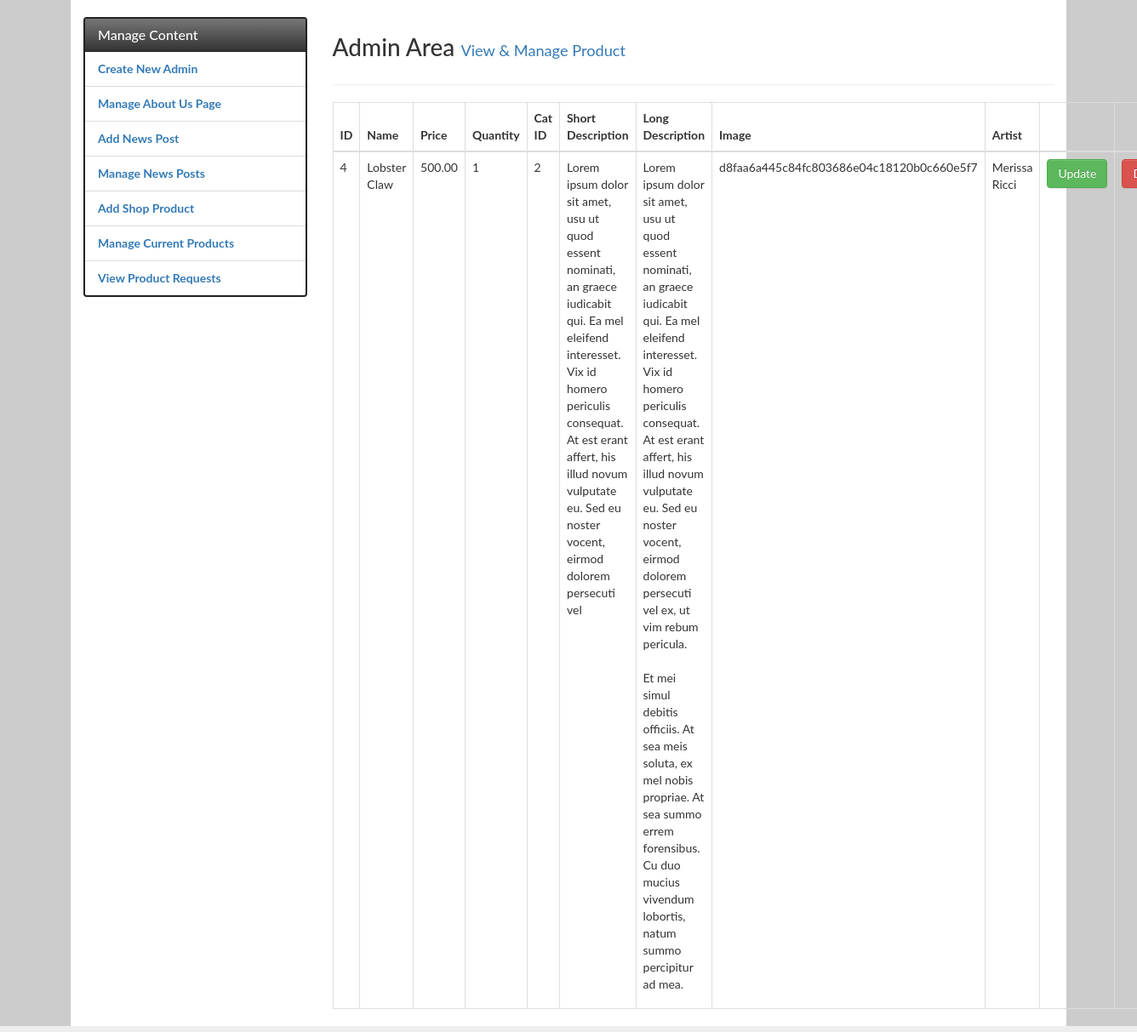
Page /admin/view_product.php?productID=4 on the committed database.
### tables this page shows
CREATE TABLE `products` (
  `productID` int(11) NOT NULL,
  `productName` varchar(100) NOT NULL,
  `productPrice` decimal(15,2) NOT NULL,
  `productQuantity` int(4) DEFAULT NULL,
  `productCategoryID` int(11) NOT NULL,
  `productShortDescription` varchar(250) NOT NULL,
  `productLongDescription` varchar(1000) DEFAULT NULL,
  `productImage` varchar(255) DEFAULT NULL,
  `productImageExt` varchar(5) NOT NULL,
  `productArtist` varchar(100) DEFAULT NULL
);

### admin/functions/product_functions.php (called while the page is built, shortened)
<?php
function viewOneProduct($productID) {
    $db = getDatabase();
    $stmt = $db->prepare("SELECT * FROM products WHERE productID = :productID");
    $binds = array(
        ":productID" => $productID
    );
    $result = array();
    if ($stmt->execute($binds) && $stmt->rowCount() > 0) {
        $result = $stmt->fetch(PDO::FETCH_ASSOC);
    }
    return $result;
}

### admin/view_product.php (the view, shortened to what this page needs)
<!DOCTYPE html>
<html lang="en">
<head>
    <link href="https://cdnjs.cloudflare.com/ajax/libs/font-awesome/4.7.0/css/font-awesome.min.css" rel="stylesheet" />
    <link href="../bower_components/bootstrap/dist/css/bootstrap-theme.min.css" rel="stylesheet" />
    <link href="../bower_components/bootstrap/dist/css/bootstrap.min.css" rel="stylesheet" />
    <link href="../bower_components/normalize-css/normalize.css" rel="stylesheet" />
    <link href="../css/main.css" rel="stylesheet" type="text/css" />
    <link href="css/admin.css" rel="stylesheet" type="text/css" />
</head>
<body>
    <?php
    include 'functions/product_functions.php';
    $productID = filter_input(INPUT_GET, 'productID');
    $result = viewOneProduct($productID);
    ?>
    <div class="mainContent">
        <div class="container main">
            <div class="row">
                <?php include 'admin_panel.php'; ?>
                <div class="col-md-9">
                    <div class="page-header">
                        <h1>Admin Area <small class="text-primary">View & Manage Product</small></h1>
                    </div>
                    <table class="table table-bordered table-hover table-responsive">
                        <thead>
                            <tr>
                                <th>ID</th>
                                <th>Name</th>
                                <th>Price</th>
                                <th>Quantity</th>
                                <th>Cat ID</th>
                                <th>Short Description</th>
                                <th>Long Description</th>
                                <th>Image</th>
                                <th>Artist</th>
                                <th></th>
                                <th></th>
                            </tr>
                        </thead>
                        <tbody>
                            <tr>
                                <td><?php echo $result['productID']; ?></td>
                                <td><?php echo $result['productName']; ?></td>
                                <td><?php echo $result['productPrice']; ?></td>
                                <td><?php echo $result['productQuantity']; ?></td>
                                <td><?php echo $result['productCategoryID']; ?></td>
                                <td><?php echo $result['productShortDescription']; ?></td>
                                <td><?php echo $result['productLongDescription']; ?></td>
                                <td><?php echo $result['productImage']; ?></td>
                                <td><?php echo $result['productArtist']; ?></td>
                                <td><a href="update_product.php?productID=<?php echo $result['productID']; ?>" class="btn btn-success" role="button">Update</a></td>
                                <td><a href="delete_product.php?productID=<?php echo $result['productID']; ?>" class="btn btn-danger" role="button">Delete</a></td>
                            </tr>
                        </tbody>
                    </table>
                </div>
            </div>
        </div>
    </div>
</body>
</html>

### css/main.css (style rules this page uses)
* { font-family: 'Lato', sans-serif; margin: 0; padding: 0; }
*, *:before, *:after { box-sizing: inherit; }
html { box-sizing: border-box; height: 100%; }
body { background-color: #EEE; font-family: 'Lato', sans-serif; min-height: 100%; padding-bottom: 4em; padding-top: 0; position: relative; }
.mainContent { background-color: #CCC; height: 100%; }
.container.main { background-color: #FFFFFF; border-radius: 0; height: 100%; margin: 0 auto; padding-bottom: 0; }

### rows in the picture
products: productID "4", productName "Lobster Claw", productPrice "500.00", productQuantity "1", productCategoryID "2", productShortDescription "Lorem ipsum dolor sit amet, usu ut quod essent nominati, an graece iudicabit qui. Ea mel eleifend interesset. Vix id homero periculis consequat. At est erant affert, his illud novum vulputate eu. Sed eu noster vocent, eirmod dolorem persecuti vel", productLongDescription "Lorem ipsum dolor sit amet, usu ut quod essent nominati, an graece iudicabit qui. Ea mel eleifend interesset. Vix id homero periculis consequat. At est erant affert, his illud novum vulputate eu. Sed eu noster vocent, eirmod dolorem persecuti vel ex, ut vim rebum pericula. Et mei simul debitis officiis. At sea meis soluta, ex mel nobis propriae. At sea summo errem forensibus. Cu duo mucius vivendum lobortis, natum summo percipitur ad mea.", productImage "d8faa6a445c84fc803686e04c18120b0c660e5f7", productArtist "Merissa Ricci"
